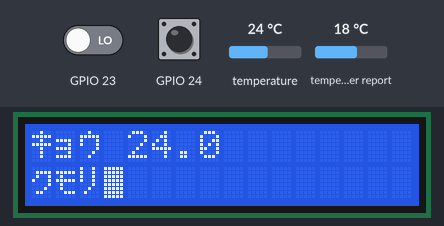
Recording of a program running on a simulated Raspberry Pi (BCM pin numbers). Parts: 16×2 character LCD. Inputs (shaded band) come from the test bench; at power-on: GPIO 24 LOW, temperature 24 °C, GPIO 23 LOW, temperature in the web weather report 18 °C. Requests to the public web service named in the program get a made-up reply in its usual format after 0.4 s (London, UTC, broken clouds, 64 % humidity, 1013 hPa unless stated); what the program prints to the terminal is not drawn.

Above: at 1.4 s.
1.5 s: GPIO 24 pulled HIGH for 0.15 s
At 2.1 s:
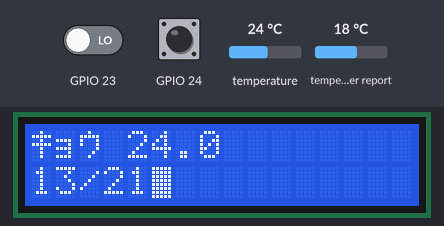
5.8 s: GPIO 24 pulled HIGH for 1 s
At 7.4 s:
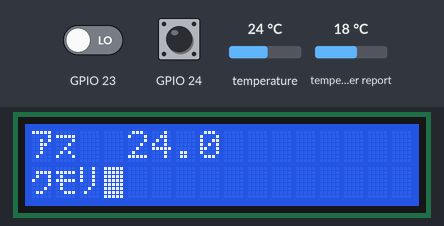
10.1 s: GPIO 24 pulled HIGH for 0.15 s
At 10.7 s:
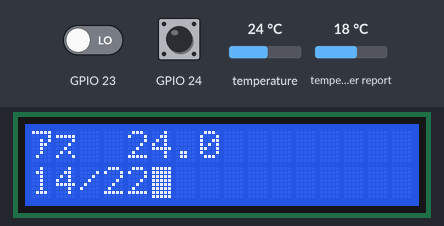
10.8 s: temperature set to 12 °C
At 12.4 s:
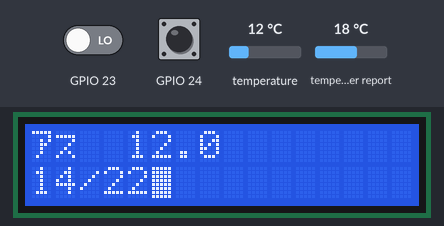
13.1 s: temperature set to 19 °C
At 14.5 s:
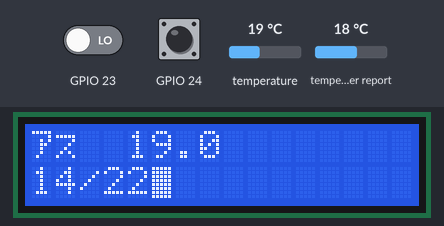
15.2 s: temperature set to 28 °C
At 16.5 s:
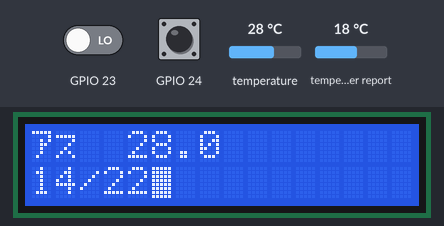
Timing chart, 0 to 18.2 s (numbered marks = the images above; inputs shaded):
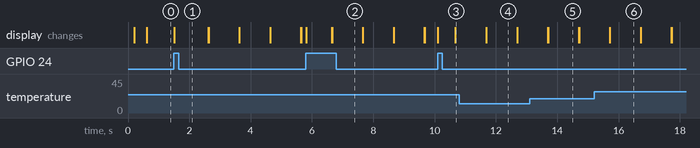

The program:

speech-weather.py
```python
import RPi.GPIO as GPIO
import smbus
import sys
from time import sleep
import requests
import subprocess

def setup_aqm0802a():
    trials = 5
    for i in range(trials):
        try:
            c_lower = (contrast & 0xf)
            c_upper = (contrast & 0x30)>>4
            bus.write_i2c_block_data(address_aqm0802a, register_setting, [0x38, 0x39, 0x14, 0x70|c_lower, 0x54|c_upper, 0x6c])
            sleep(0.2)
            bus.write_i2c_block_data(address_aqm0802a, register_setting, [0x38, 0x0d, 0x01])
            sleep(0.001)
            break
        except IOError:
            if i==trials-1:
                sys.exit()

def clear():
    global position
    global line
    position = 0
    line = 0
    bus.write_byte_data(address_aqm0802a, register_setting, 0x01)
    sleep(0.001)

def newline():
    global position
    global line
    if line == display_lines-1:
        clear()
    else:
        line += 1
        position = chars_per_line*line
        bus.write_byte_data(address_aqm0802a, register_setting, 0xc0)
        sleep(0.001)

def write_string(s):
    for c in list(s):
        write_char(ord(c))

def write_char(c):
    global position
    byte_data = check_writable(c)
    if position == display_chars:
        clear()
    elif position == chars_per_line*(line+1):
        newline()
    bus.write_byte_data(address_aqm0802a, register_display, byte_data)
    position += 1

def check_writable(c):
    if c >= 0x06 and c <= 0xff :
        return c
    else:
        return 0x20 # 空白文字

def read_adt7410():
    word_data = bus.read_word_data(address_adt7410, register_adt7410)
    data = (word_data & 0xff00)>>8 | (word_data & 0xff)<<8
    data = data>>3 # 13ビットデータ
    if data & 0x1000 == 0:  # 温度が正または0の場合
        temperature = data*0.0625
    else: # 温度が負の場合、 絶対値を取ってからマイナスをかける
        temperature = ( (~data&0x1fff) + 1)*-0.0625
    return temperature

def my_callback(channel):
    if channel==24:
        global mode
        mode = (mode+1)%4
        try:
            displayWeather()
        except IOError:
            pass
    elif channel==23:
        if mode==0:
            s = '今日の天気は'+weather_kanji
            args = ['speech.sh', s]
            try:
                subprocess.Popen(args)
            except OSError:
                print('no speech.sh')
        elif mode==1 or mode==3:
            s = '現在'+'{0:.1f}'.format(temperature)+'度'
            args = ['speech.sh', s]
            try:
                subprocess.Popen(args)
            except OSError:
                print('no speech.sh')
        elif mode==2:
            s = '明日の天気は'+weather2_kanji
            args = ['speech.sh', s]
            try:
                subprocess.Popen(args)
            except OSError:
                print('no speech.sh')

# 各天気をカタカナに
def replaceWeather(weather):
    if weather.find('晴') != -1:
        return chr(0xca)+chr(0xda) # ハレ
    elif weather.find('曇') != -1:
        return chr(0xb8)+chr(0xd3)+chr(0xd8) # クモリ
    elif weather.find('雨') != -1:
        return chr(0xb1)+chr(0xd2) # アメ
    elif weather.find('雪') != -1:
        return chr(0xd5)+chr(0xb7) # ユキ
    else:
        return '--'

# Webサービスより天気予報を取得
def getWeather():
    global minmax, weather, minmax2, weather2, weather_kanji, weather2_kanji

    lat = '35.6895'
    lon = '139.6917'
    exclude = 'current,minutely,hourly,alerts'
    key = 'API_KEY'

    units = 'metric'
    lang = 'ja'

    try:
        address = 'http://api.openweathermap.org/data/2.5/onecall?lat={lat}&lon={lon}&exclude={exclude}&appid={key}&units={units}&lang={lang}'.format(lat=lat, lon=lon, exclude=exclude, key=key, units=units, lang=lang)
        weather_json = requests.get(address).json()
        print('インターネットから天気予報データを入手しました')
    except requests.exceptions.RequestException:
        print('ネットワークエラー')
        if second==0:
            sys.exit()

    weather_dict = {'Clear':'晴れ', 'Clouds':'曇り', 'Rain':'雨','Snow':'雪', 'Thunderstorm':'雷', 'Drizzle':'霧'}

    for i in range(2):
        forecast = weather_json['daily'][i]
        temp_min = round(forecast['temp']['min'])
        temp_max = round(forecast['temp']['max'])
        try:
            weather_tmp = weather_dict[forecast['weather'][0]['main']]
        except KeyError:
            weather_tmp = '未定義'

        if i==0:
            minmax = '{}/{}'.format(temp_min, temp_max)
            weather = replaceWeather(weather_tmp)
            weather_kanji = weather_tmp
        else:
            minmax2 = '{}/{}'.format(temp_min, temp_max)
            weather2 = replaceWeather(weather_tmp)
            weather2_kanji = weather_tmp

# 天気情報をLCDに表示
def displayWeather():
    clear()
    if temperature != 999:
        s = '{0:.1f}'.format(temperature) # 小数点以下1桁
    else:
        s = ''
    if mode==0:
        day = chr(0xb7)+chr(0xae)+chr(0xb3) # キョウ
        for i in range(chars_per_line-len(day)-len(s)):
            s = ' '+s
        write_string(day+s+weather)
    elif mode==1:
        day = chr(0xb7)+chr(0xae)+chr(0xb3) # キョウ
        for i in range(chars_per_line-len(day)-len(s)):
            s = ' '+s
        write_string(day+s+minmax)
    elif mode==2:
        day = chr(0xb1)+chr(0xbd) # アス
        for i in range(chars_per_line-len(day)-len(s)):
            s = ' '+s
        write_string(day+s+weather2)
    elif mode==3:
        day = chr(0xb1)+chr(0xbd) # アス
        for i in range(chars_per_line-len(day)-len(s)):
            s = ' '+s
        write_string(day+s+minmax2)

bus = smbus.SMBus(1)
address_aqm0802a = 0x3e
register_setting = 0x00
register_display = 0x40

contrast = 32 # 0から63のコントラスト。通常は32、文字が薄いときは40を推奨
chars_per_line = 8  # LCDの横方向の文字数
display_lines = 2   # LCDの行数

display_chars = chars_per_line*display_lines

position = 0
line = 0

setup_aqm0802a()

GPIO.setmode(GPIO.BCM)
GPIO.setup(24, GPIO.IN, pull_up_down=GPIO.PUD_DOWN)
GPIO.add_event_detect(24, GPIO.RISING, callback=my_callback, bouncetime=200)
GPIO.setup(23, GPIO.IN, pull_up_down=GPIO.PUD_DOWN)
GPIO.add_event_detect(23, GPIO.RISING, callback=my_callback, bouncetime=200)

address_adt7410 = 0x48
register_adt7410 = 0x00

mode = 0
temperature = 999
minmax = ''
weather = ''
minmax2 = ''
weather2 = ''
weather_kanji = ''
weather2_kanji = ''

second = 0  # プログラム起動時から経過した秒数(目安)
hour = 0    # プログラム起動時から経過した時間(目安)
prevhour = -1  # 前回天気予報を問い合わせた時間

try:
    while True:

        if hour != prevhour: # 前回問い合わせより約1時間後
            getWeather()     # 天気予報取得
            prevhour = hour

        try:
            temperature = read_adt7410() # 温度取得
        except IOError:
            temperature = 999  # 温度取得失敗

        try:
            displayWeather()  # LCDに情報表示
        except IOError:
            print('I2C通信エラースキップ')

        second = second + 1 # 1秒進める
        hour = int(second/3600)  # 秒を時間に変換(0,1,2,…のように整数のみ)

        sleep(1)

except KeyboardInterrupt:
    pass

GPIO.cleanup()
```

Measured:
- after the input at 1.5 s, the display: first differs from a run without the input at once (image 1)
- after the input at 5.8 s, the display: changes at once (image 2)
- after the input at 10.1 s, the display: first differs from a run without the input at once (image 3)
- after the input at 10.8 s, the display: first differs from a run without the input after 0.89 s (image 4)
- after the input at 13.1 s, the display: first differs from a run without the input after 0.60 s (image 5)
- after the input at 15.2 s, the display: first differs from a run without the input after 0.52 s (image 6)
- what the display in image 4 shows lasts 1.0 s, from 11.7 s to 12.7 s
